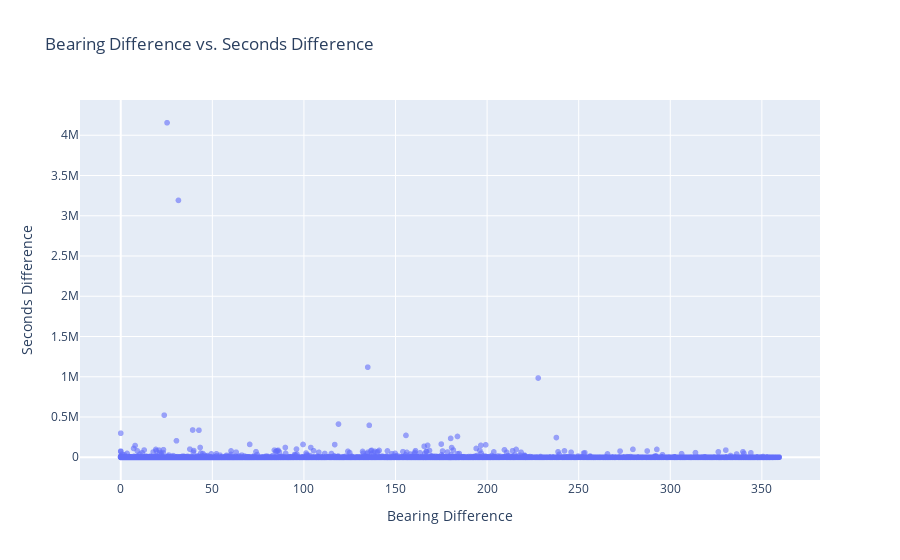

The notebook cell saved with this chart:
### Markdown cell above
### ✅ Option 2: Plotly (interactive plot)

### Code cell
import plotly.express as px

fig = px.scatter(
    merged_dfs,
    x='bearing_diff',
    y='seconds_diff',
    title='Bearing Difference vs. Seconds Difference',
    labels={'bearing_diff': 'Bearing Difference', 'seconds_diff': 'Seconds Difference'},
    opacity=0.6
)

fig.show()

### Figure 1 — Plotly figure (JSON) as saved in the notebook; plotly's stock layout.template omitted (floating-point values rounded to 4 significant figures; data arrays with more than 128 entries replaced by an {"elided": "..."} marker saying what was removed)
{"data": [{"hovertemplate": "Bearing Difference=%{x}<br>Seconds Difference=%{y}<extra></extra>", "legendgroup": "", "marker": {"color": "#636efa", "opacity": 0.6, "symbol": "circle"}, "mode": "markers", "name": "", "showlegend": false, "type": "scattergl", "x": {"elided": "27482 float values"}, "xaxis": "x", "y": {"elided": "27482 float values"}, "yaxis": "y"}], "layout": {"legend": {"tracegroupgap": 0}, "title": {"text": "Bearing Difference vs. Seconds Difference"}, "xaxis": {"anchor": "y", "domain": [0, 1], "title": {"text": "Bearing Difference"}}, "yaxis": {"anchor": "x", "domain": [0, 1], "title": {"text": "Seconds Difference"}}}}
